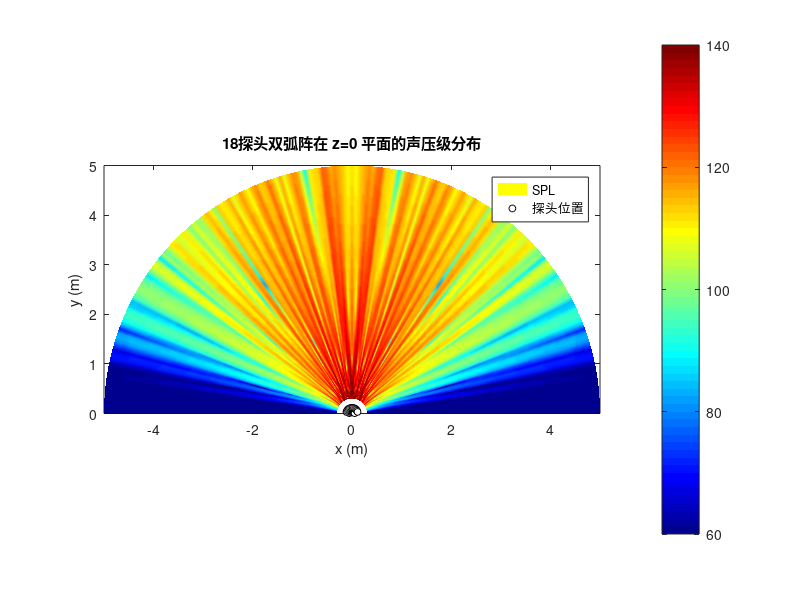
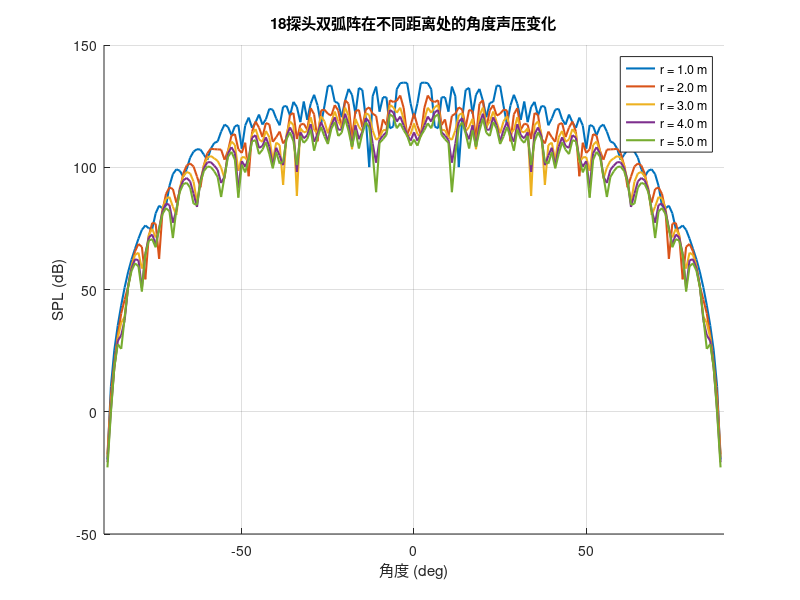
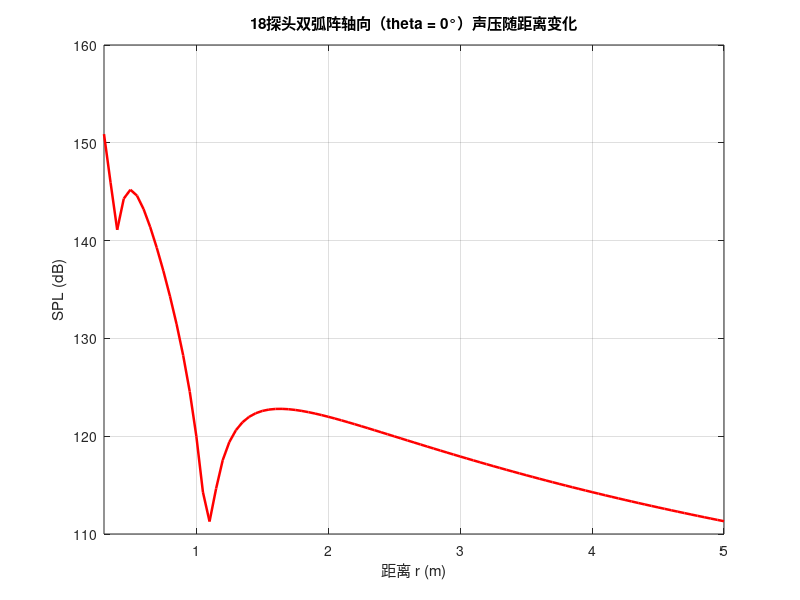

Source code (MATLAB) for these figures, in order:
%% 18探头双弧阵声场仿真 (z=0)
% 目标：恢复之前的双弧设计，使用18个探头分布在两条圆弧上，计算z=0平面的声压分布。
% 该脚本与直线阵、单弧阵、3x6阵保持相同的功率标定、网格和输出格式，便于横向比较。

clear; clc; close all;
rng(20260414);

%% 1) 物理参数
c = 343;                % 声速 (m/s)
f = 40000;              % 工作频率 (Hz)
lambda = c / f;         % 波长 (m)
k = 2 * pi / lambda;    % 波数 (rad/m)

%% 2) 阵列参数：双弧18探头
N_inner = 6;
N_outer = 12;
N = N_inner + N_outer;

% 双弧几何参数（可根据需要微调）
r1 = 0.055;             % 内弧半径 (m)
r2 = 0.117;             % 外弧半径 (m)
a1 = 74.1;              % 内弧张角半角 (deg)
a2 = 72.7;              % 外弧张角半角 (deg)
y1 = -0.008;            % 内弧整体平移 (m)
y2 = -0.003;            % 外弧整体平移 (m)

ang1 = linspace(-a1, a1, N_inner).';
ang2 = linspace(-a2, a2, N_outer).';

% 两条弧均以 +y 方向为主轴展开
x1 = r1 * sind(ang1);
y1p = r1 * cosd(ang1) + y1;

x2 = r2 * sind(ang2);
y2p = r2 * cosd(ang2) + y2;

pos = [x1, y1p; x2, y2p];

%% 3) 辐射模型与功率标定
% 单个探头指向性：cos^n(theta), -6 dB全角70度
theta_half = 35;
dir_n = -6 / (20 * log10(cosd(theta_half)));

% 总功率设定（可在1~4 W调整）
P_ref_W = 4.0;
P_total_W = 4.0;
P_total_W = min(max(P_total_W, 1.0), 4.0);
SPL_ref_at_Pref_dB = 120;  % 参考功率下，1m正前方标定声压级
SPL_ref_dB = SPL_ref_at_Pref_dB + 10 * log10(P_total_W / P_ref_W);

fprintf('18探头双弧阵总探头数: %d\n', N);
fprintf('内弧: r1=%.3f m, a1=%.1f deg, y1=%.3f m\n', r1, a1, y1);
fprintf('外弧: r2=%.3f m, a2=%.1f deg, y2=%.3f m\n', r2, a2, y2);
fprintf('总功率设定: %.1f W (参考 %.1f W) -> 参考点标定 %.1f dB SPL\n', P_total_W, P_ref_W, SPL_ref_dB);

%% 4) 观察平面网格（z=0平面）
r_vec = 0.3:0.05:5.0;
theta_vec = -90:1:90;
[R, Theta] = meshgrid(r_vec, theta_vec);
X = R .* sind(Theta);
Y = R .* cosd(Theta);

%% 5) 计算声场（复声压相干叠加）
P = zeros(size(R));
for m = 1:N
    dx = X - pos(m, 1);
    dy = Y - pos(m, 2);
    r_m = sqrt(dx.^2 + dy.^2);

    % 与 +y 方向的夹角，后向瓣抑制
    theta_m = atan2d(dx, dy);
    D = max(0, cosd(theta_m)).^dir_n;

    P = P + (D ./ r_m) .* exp(-1j * k * r_m);
end

P_abs = abs(P);

% 参考点：x=0, y=1m
[~, idx_ref] = min(abs(X(:)) + abs(Y(:) - 1));
P_ref = P_abs(idx_ref);
SPL = SPL_ref_dB + 20 * log10(P_abs / P_ref);
SPL_vis = min(max(SPL, 60), 140);

%% 6) 绘图：平面声压分布
figure('Name', '18探头双弧阵声压分布', 'Color', 'w');
pcolor(X, Y, SPL_vis);
shading interp;
colormap(jet);
colorbar;
caxis([60 140]);
axis equal;
xlabel('x (m)');
ylabel('y (m)');
title('18探头双弧阵在 z=0 平面的声压级分布');
xlim([-5, 5]);
ylim([0, 5]);
hold on;
plot(pos(:, 1), pos(:, 2), 'ko', 'MarkerFaceColor', 'w', 'MarkerSize', 5, 'DisplayName', '探头位置');
legend('SPL', '探头位置');

%% 7) 指向性曲线与轴向曲线
figure('Name', '不同距离处的角度声压变化', 'Color', 'w');
distances = [1, 2, 3, 4, 5];
cc = lines(numel(distances));
hold on;
for i = 1:numel(distances)
    [~, col_r] = min(abs(r_vec - distances(i)));
    plot(theta_vec, SPL(:, col_r), 'LineWidth', 1.5, 'Color', cc(i, :), ...
        'DisplayName', sprintf('r = %.1f m', distances(i)));
end
xlabel('角度 (deg)');
ylabel('SPL (dB)');
title('18探头双弧阵在不同距离处的角度声压变化');
grid on;
legend('Location', 'best');
xlim([-90, 90]);

[~, idx_theta0] = min(abs(theta_vec - 0));
figure('Name', '轴向声压曲线', 'Color', 'w');
plot(r_vec, SPL(idx_theta0, :), 'r-', 'LineWidth', 1.8);
grid on;
xlabel('距离 r (m)');
ylabel('SPL (dB)');
title('18探头双弧阵轴向（theta = 0°）声压随距离变化');
xlim([0.3, 5]);

%% 8) 输出结果
[max_SPL, idx_max] = max(SPL(:));
fprintf('最大声压级: %.1f dB SPL\n', max_SPL);
fprintf('最大值位置: x = %.2f m, y = %.2f m\n', X(idx_max), Y(idx_max));

disp('18探头双弧阵仿真完成。');
